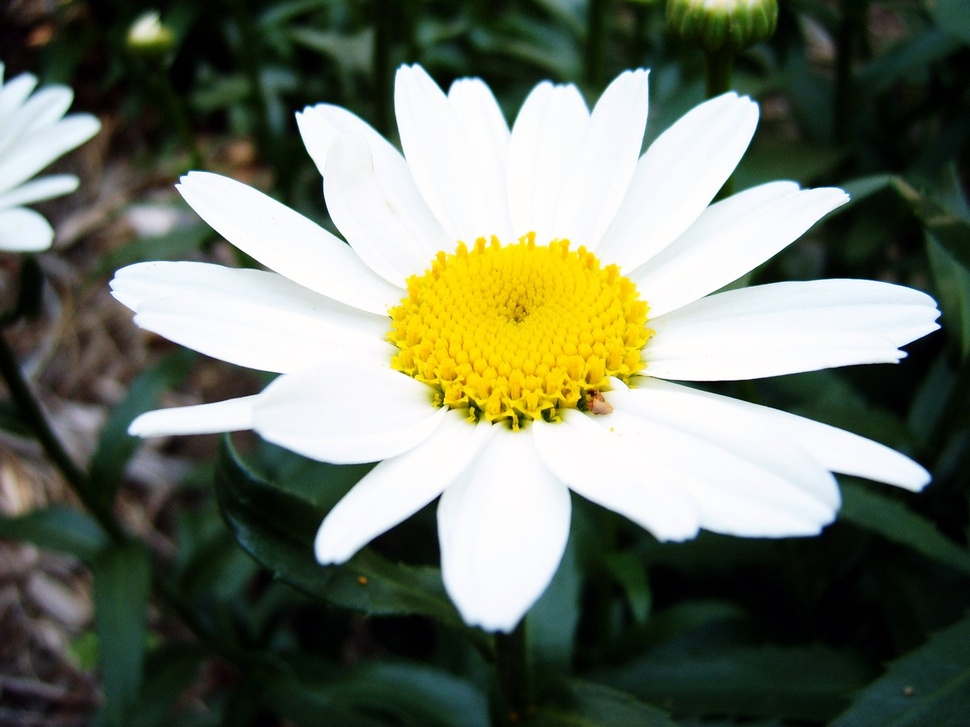
#> input picture SimplePrograms/random-1574391.jpg, 970 x 727 px, shrunk from 1600 x 1200 before the run
$ python P9_FilteringTechniques.py
#> lines starting #> are read from the running program, lines starting #| are printed output that depends on the picture; after the words box and inside, x2 and y2 are one past the last pixel; in counts of white or black regions, pixels touching at a corner belong together
import cv2
import numpy as np

# Load the image
image_path = "SimplePrograms/random-1574391.jpg"
img = cv2.imread(image_path)
#> img is the input picture: shape (727, 970, 3); mean B, G, R 101, 117.6, 111.1

# Convert the image to grayscale
gray = cv2.cvtColor(img, cv2.COLOR_BGR2GRAY)
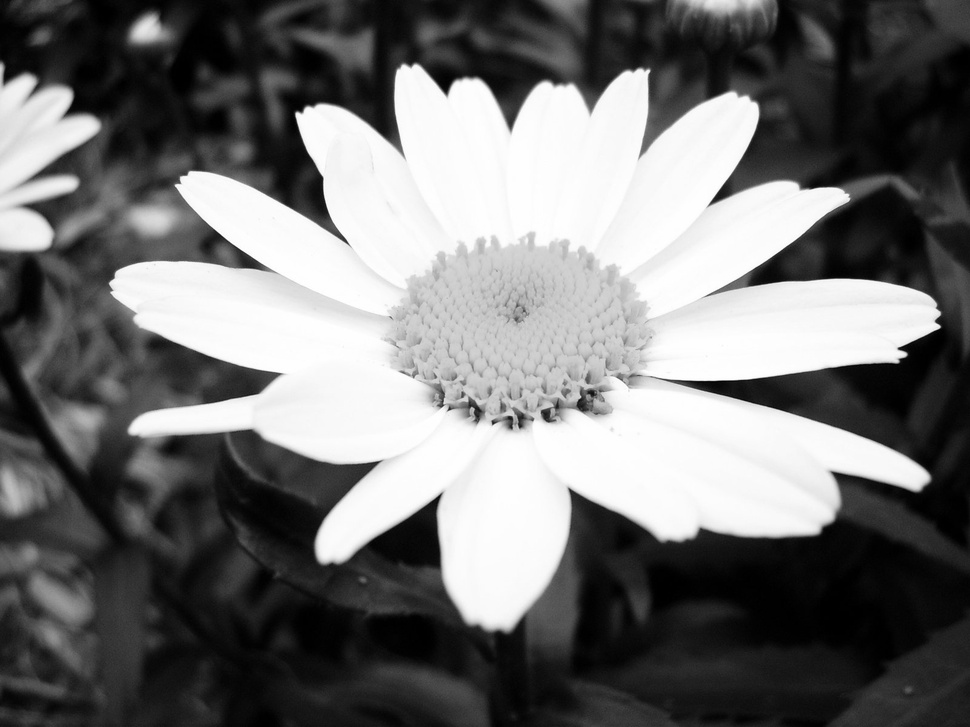
#> gray: shape (727, 970); min 0, max 255, mean 113.7

# Edge detection
edges = cv2.Canny(gray, 100, 200)  # Use Canny edge detector
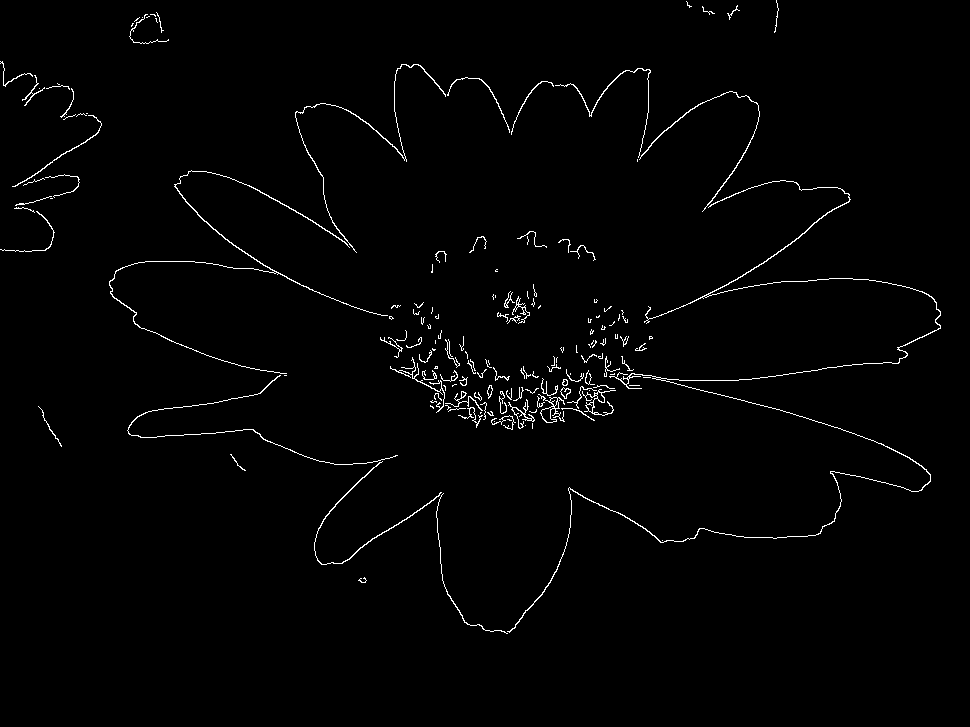
#> edges: shape (727, 970); 1.4% white in thin lines or dots, all inside (x1, y1, x2, y2) = (0, 0, 941, 634)

# Texture extraction
kernel = np.ones((5, 5), np.float32) / 25  # Define a 5x5 averaging kernel
texture = cv2.filter2D(gray, -1, kernel)  # Apply the averaging filter for texture extraction

# Display the original image, edges, and texture
cv2.imshow("Original Image", img)
cv2.imshow("Edges", edges)
cv2.imshow("Texture", texture)

# Wait for a key press and then close all windows
cv2.waitKey(0)
cv2.destroyAllWindows()

$ run again, with SimplePrograms/example.png saved as SimplePrograms/random-1574391.jpg
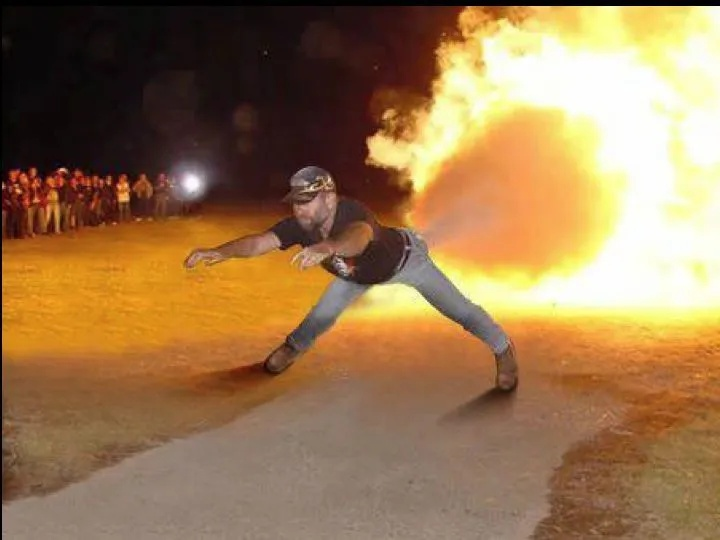
#> input picture SimplePrograms/example.png, 720 x 540 px
#> img is the input picture: shape (540, 720, 3); mean B, G, R 80.5, 119.5, 153.7
#> `gray = cv2.cvtColor(img, cv2.COLOR_BGR2GRAY)`:
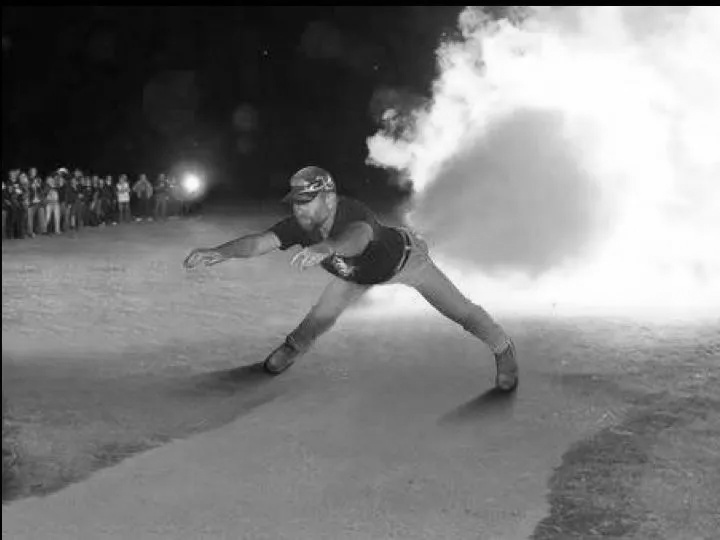
#> gray: shape (540, 720); min 0, max 255, mean 125.3
#> `edges = cv2.Canny(gray, 100, 200)`:
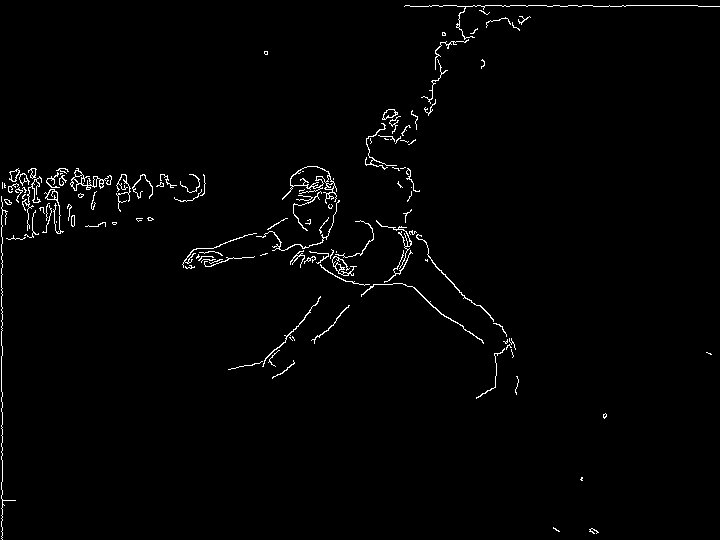
#> edges: shape (540, 720); 1.5% white in thin lines or dots
